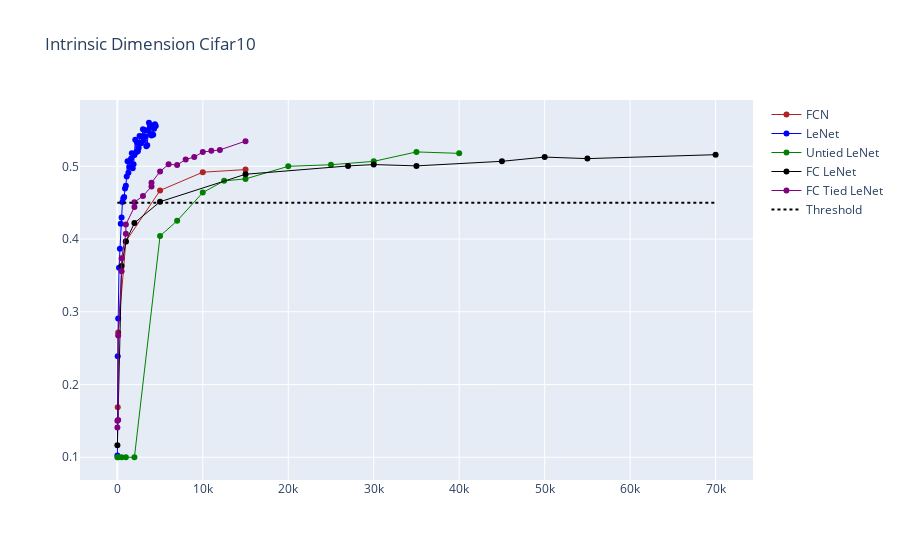

Here is the notebook cell this chart was saved with:
### Code cell
fig = go.Figure()
fig.add_trace(go.Scatter(x=int_dim_fcn_cifar10, y=acc_fcn_cifar10, mode='lines+markers', name = 'FCN',
                         line=dict(color='firebrick', width=1)))
fig.add_trace(go.Scatter(x=int_dim_lenet_cifar10, y=acc_lenet_cifar10, mode='lines+markers', name = 'LeNet',
                         line=dict(color='blue', width=1)))
fig.add_trace(go.Scatter(x=int_dim_untied_lenet_cifar10, y=acc_untied_lenet_cifar10, mode='lines+markers', name = 'Untied LeNet',
                         line=dict(color='green', width=1)))
fig.add_trace(go.Scatter(x=int_dim_fc_lenet_cifar10, y=acc_fc_lenet_cifar10, mode='lines+markers', name = 'FC LeNet',
                         line=dict(color='black', width=1)))
fig.add_trace(go.Scatter(x=int_dim_fc_tied_lenet_cifar10, y=acc_fc_tied_lenet_cifar10, mode='lines+markers', name = 'FC Tied LeNet',
                         line=dict(color='purple', width=1)))
fig.add_trace(go.Scatter(x=[0, 70000], y=[0.45, 0.45], mode='lines', name = 'Threshold', line=dict(color='black', width=2, dash='dot')))
fig.update_layout(
    title="Intrinsic Dimension Cifar10",
    )

### Figure 1 — Plotly figure (JSON) as saved in the notebook; plotly's stock layout.template omitted (floating-point values rounded to 4 significant figures)
{"data": [{"line": {"color": "firebrick", "width": 1}, "mode": "lines+markers", "name": "FCN", "type": "scatter", "x": [50, 100, 1000, 5000, 10000, 15000], "y": [0.1687, 0.2716, 0.3967, 0.4668, 0.4919, 0.4955]}, {"line": {"color": "blue", "width": 1}, "mode": "lines+markers", "name": "LeNet", "type": "scatter", "x": [10, 50, 100, 200, 300, 400, 500, 600, 700, 800, 900, 1000, 1100, 1200, 1300, 1400, 1500, 1600, 1700, 1800, 1900, 2000, 2100, 2200, 2300, 2400, 2500, 2600, 2700, 2800, 2900, 3000, 3100, 3200, 3300, 3400, 3500, 3600, 3700, 3800, 3900, 4000, 4100, 4200, 4300, 4400, 4500], "y": [0.1024, 0.239, 0.2909, 0.3607, 0.3868, 0.4212, 0.4295, 0.451, 0.4562, 0.4578, 0.4694, 0.4733, 0.4861, 0.5069, 0.4913, 0.499, 0.5073, 0.5103, 0.518, 0.4972, 0.503, 0.5155, 0.5364, 0.5193, 0.5331, 0.5207, 0.5252, 0.5418, 0.5325, 0.5316, 0.5414, 0.551, 0.5355, 0.5499, 0.5409, 0.5276, 0.5289, 0.5488, 0.5599, 0.5539, 0.544, 0.5425, 0.5562, 0.5434, 0.5518, 0.5578, 0.5553]}, {"line": {"color": "green", "width": 1}, "mode": "lines+markers", "name": "Untied LeNet", "type": "scatter", "x": [10, 100, 500, 1000, 2000, 5000, 7000, 10000, 12500, 15000, 20000, 25000, 30000, 35000, 40000], "y": [0.1, 0.1, 0.1, 0.1, 0.1, 0.4042, 0.4251, 0.4639, 0.48, 0.4827, 0.5, 0.5022, 0.5068, 0.5198, 0.5178]}, {"line": {"color": "black", "width": 1}, "mode": "lines+markers", "name": "FC LeNet", "type": "scatter", "x": [10, 500, 1000, 2000, 5000, 15000, 27000, 30000, 35000, 45000, 50000, 55000, 70000], "y": [0.1165, 0.3628, 0.3966, 0.4221, 0.4513, 0.4891, 0.5005, 0.5024, 0.5006, 0.5069, 0.5127, 0.5106, 0.516]}, {"line": {"color": "purple", "width": 1}, "mode": "lines+markers", "name": "FC Tied LeNet", "type": "scatter", "x": [10, 10, 100, 100, 500, 500, 1000, 1000, 2000, 2000, 3000, 4000, 4000, 5000, 6000, 7000, 8000, 9000, 10000, 11000, 12000, 15000], "y": [0.1408, 0.1503, 0.1513, 0.2674, 0.3559, 0.3736, 0.4072, 0.42, 0.4441, 0.4507, 0.4591, 0.4723, 0.4775, 0.4928, 0.5027, 0.5019, 0.5094, 0.5127, 0.5197, 0.5214, 0.5226, 0.5346]}, {"line": {"color": "black", "dash": "dot", "width": 2}, "mode": "lines", "name": "Threshold", "type": "scatter", "x": [0, 70000], "y": [0.45, 0.45]}], "layout": {"title": {"text": "Intrinsic Dimension Cifar10"}}}
